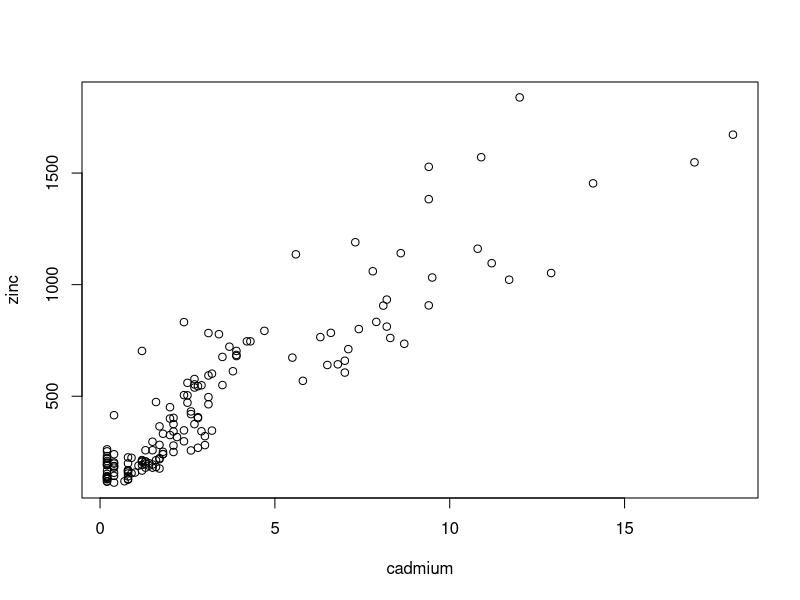
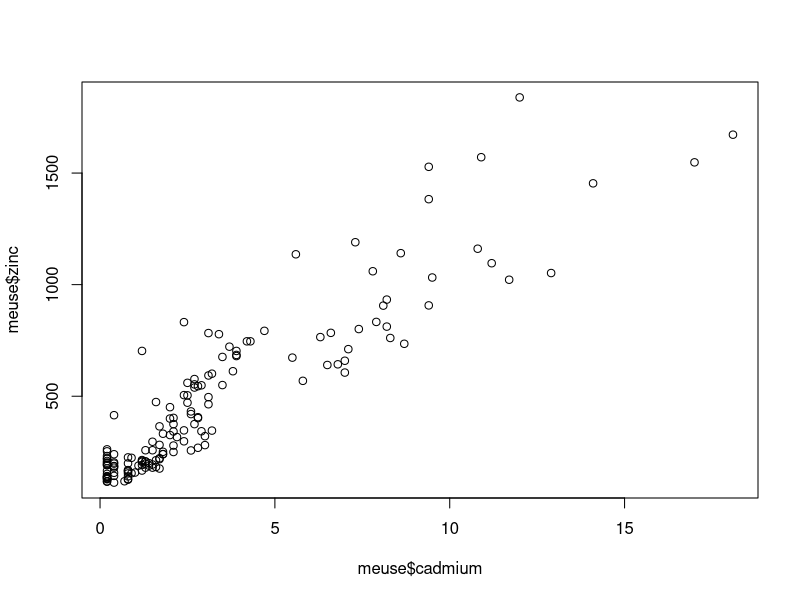
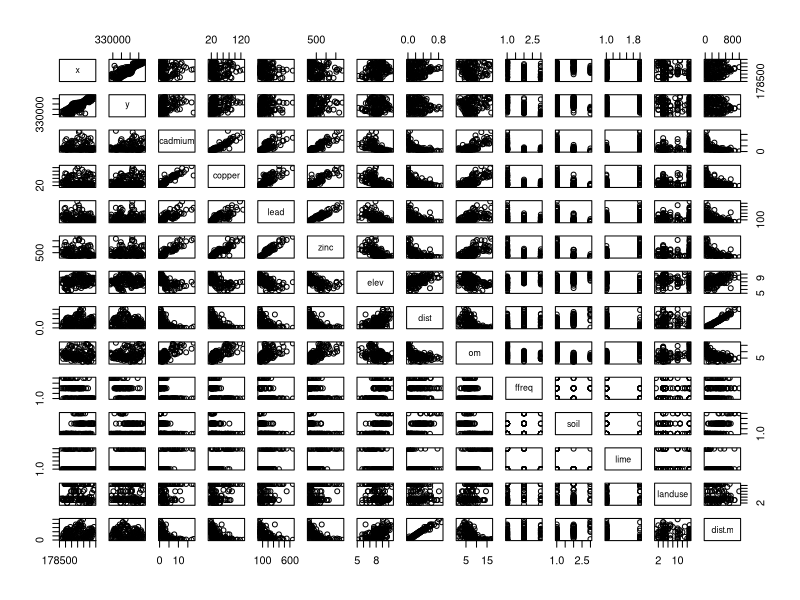
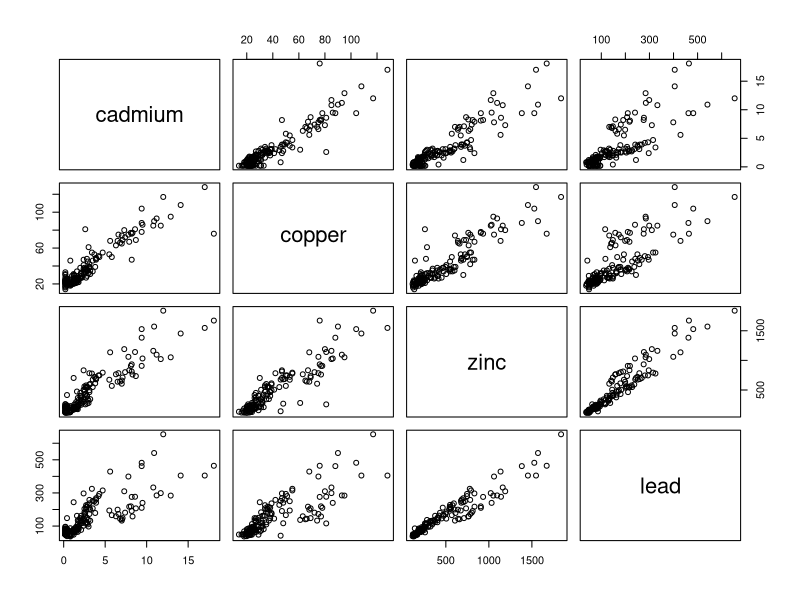
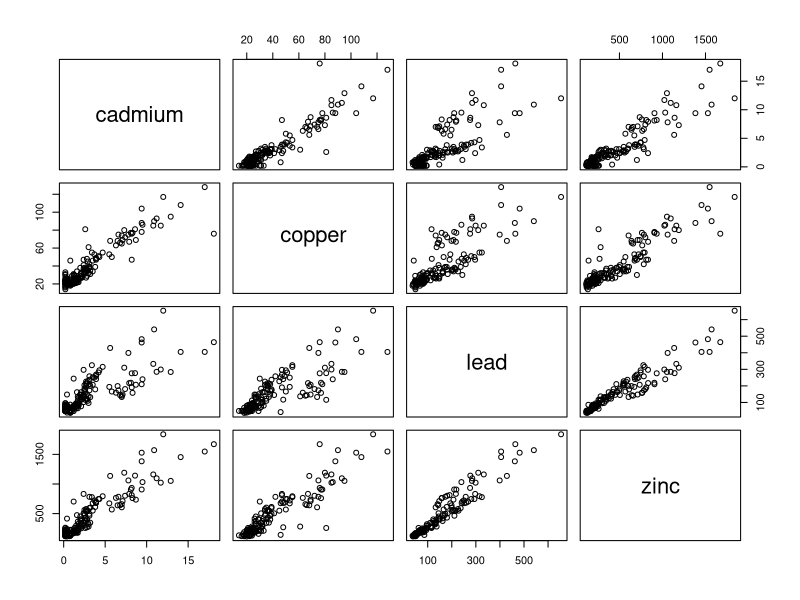
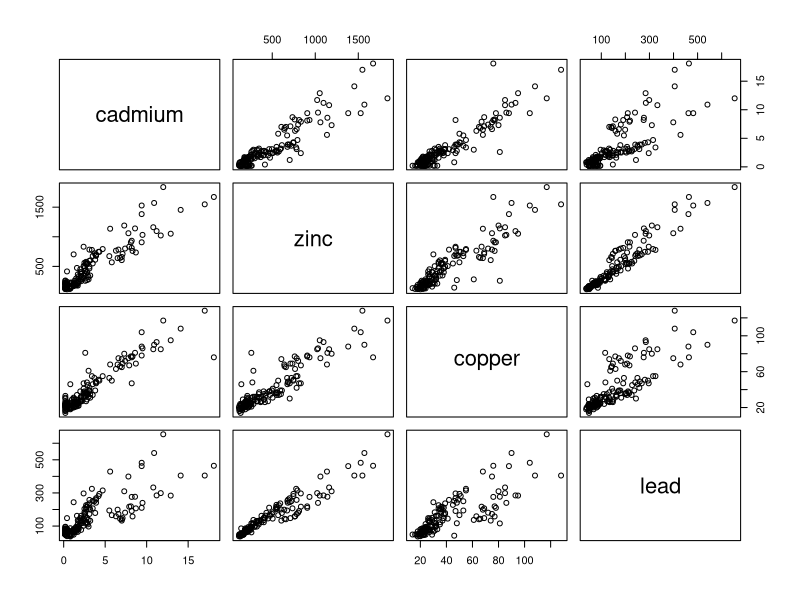
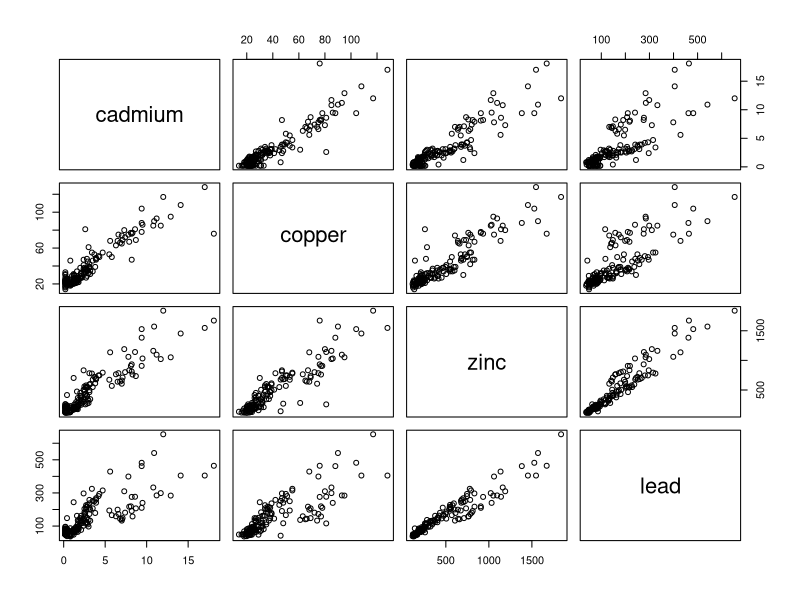
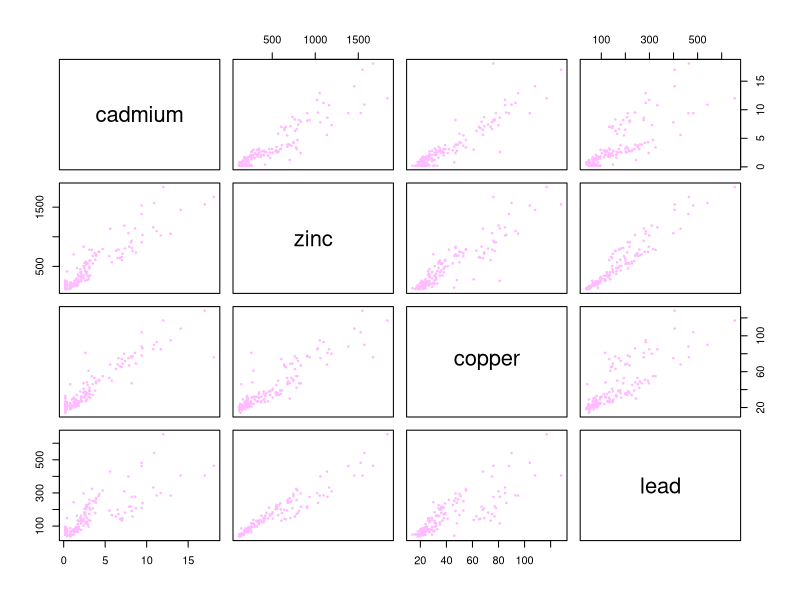

The R script that drew these images, in order:
# title of the script: R code for plotting the relationship between or among several ecological variables
# today, we are not inventing data, we are going to be using data from a package
# e.g. rasterdiv package built by some of Duccio's students to calculate biodiversity directly from remote sensing
# today, we are going to make use of a package called 'sp' built to look at spatial data
# page with all the info about the package: https://cran.r-project.org/web/packages/sp/index.html
# you can use the R documentation webpage to look up any function: https://www.rdocumentation.org/

# How to install the package? 
# we are going to use the function "install.packages", and the argument will be the name of the package
# using brackets because packages, before you install them, are external to the main software
install.packages("sp")

library(sp)

# another function that does it same thing (attach/start using the package) is called 'require'
# for the library function, we no longer have to use brackets around sp, because the package is now already inside of R (it wasn't before we installed it)
# data function is used to recall datasets

data(meuse)

# look inside the dataset
meuse
# the data set can be seen 
# View function: warning, R is case sensitive, and the View function has a capital 'V'
# the View function doesn't automatically work on R, you need to download Quartz: https://www.xquartz.org
View(meuse)
# with the head function, you will only see the first couple of rows
head(meuse)

#finding the means of all of the variables
# by using the summary function 
summary(meuse)

# now we want to make a plot
# looking at the relationship between two variables
# zinc on Y axis, Cadmium on X axis
attach(meuse)
plot(cadmium,zinc)

# another way to go about it is the following:
# $ symbol is used in R to link different parts
plot(meuse$cadmium,meuse$zinc)

#plotting all the variables, against all the other variables (pair-wise plots for all the variable)
#you can use scatter plot matrices with the pairs function
pairs(meuse)

#question to answer before next lecture
# pairing only the elelents part of the dataset (how do you do that)? 
# so instead of pairing all the variables (you only pair cadmium, copper, zinc and lead). 

subsetmeuse<-c("cadmium","copper","zinc","lead")
subsettedmeuse<-meuse[subsetmeuse]
pairs(subsettedmeuse)


#start of the second lecture spent on these ecological variables
# the columns we are interested in are actually culumn number 3 through to column number 6
pairs(meuse[,3:6])
# we use the comma before the 3, to say that this is where we are starting from
# by default when we do this, R is looking at columns, if you want to subset using rows, you have to use specific functions, such as slice, filter, 
# R starts counting from 1 rather than 0 (as is the case in Python for instance)
pairs(~cadmium+zinc+copper+lead, data=meuse)
# ~ (tilde) means equal in R 
# [] = alt+shift+(/)
pairs(meuse[c("cadmium", "copper", "zinc", "lead")])

#rectifying the pairs graph 
#you have to use brackets when writing in the name of the color 
# pch is for point character
pairs(~cadmium+zinc+copper+lead, data=meuse, col="plum1", pch=20, cex= 0.5)
